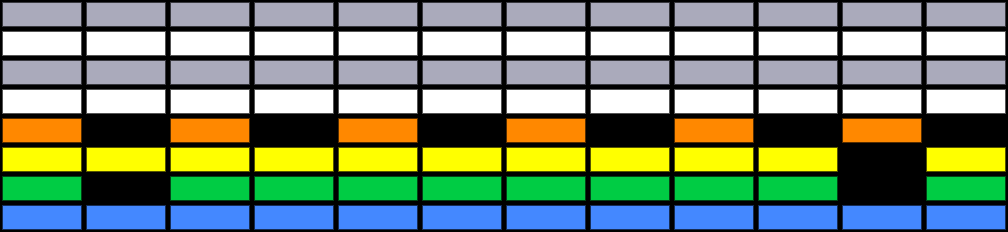

A 2D game scene composited from a Tiled map and its tileset images. What follows is a short description and the map's XML, with every tile layer's data as written:
An orthogonal 12x8 tile map with 84x29 px tiles, 1 tile layer (bricks).

<map version="1.11" tiledversion="1.12.2" orientation="orthogonal" renderorder="right-down" width="12" height="8" tilewidth="84" tileheight="29" infinite="0" nextlayerid="2" nextobjectid="1">
 <tileset firstgid="1" source="bricks.tsx" />
 <layer id="1" name="bricks" width="12" height="8">
  <properties>
   <property name="collides" type="bool" value="false" />
  </properties>
  <data encoding="csv">
8,8,8,8,8,8,8,8,8,8,8,8,
7,7,7,7,7,7,7,7,7,7,7,7,
8,8,8,8,8,8,8,8,8,8,8,8,
7,7,7,7,7,7,7,7,7,7,7,7,
2,0,2,0,2,0,2,0,2,0,2,0,
3,3,3,3,3,3,3,3,3,3,0,3,
4,0,4,4,4,4,4,4,4,4,0,4,
5,5,5,5,5,5,5,5,5,5,5,5
</data>
 </layer>
</map>
